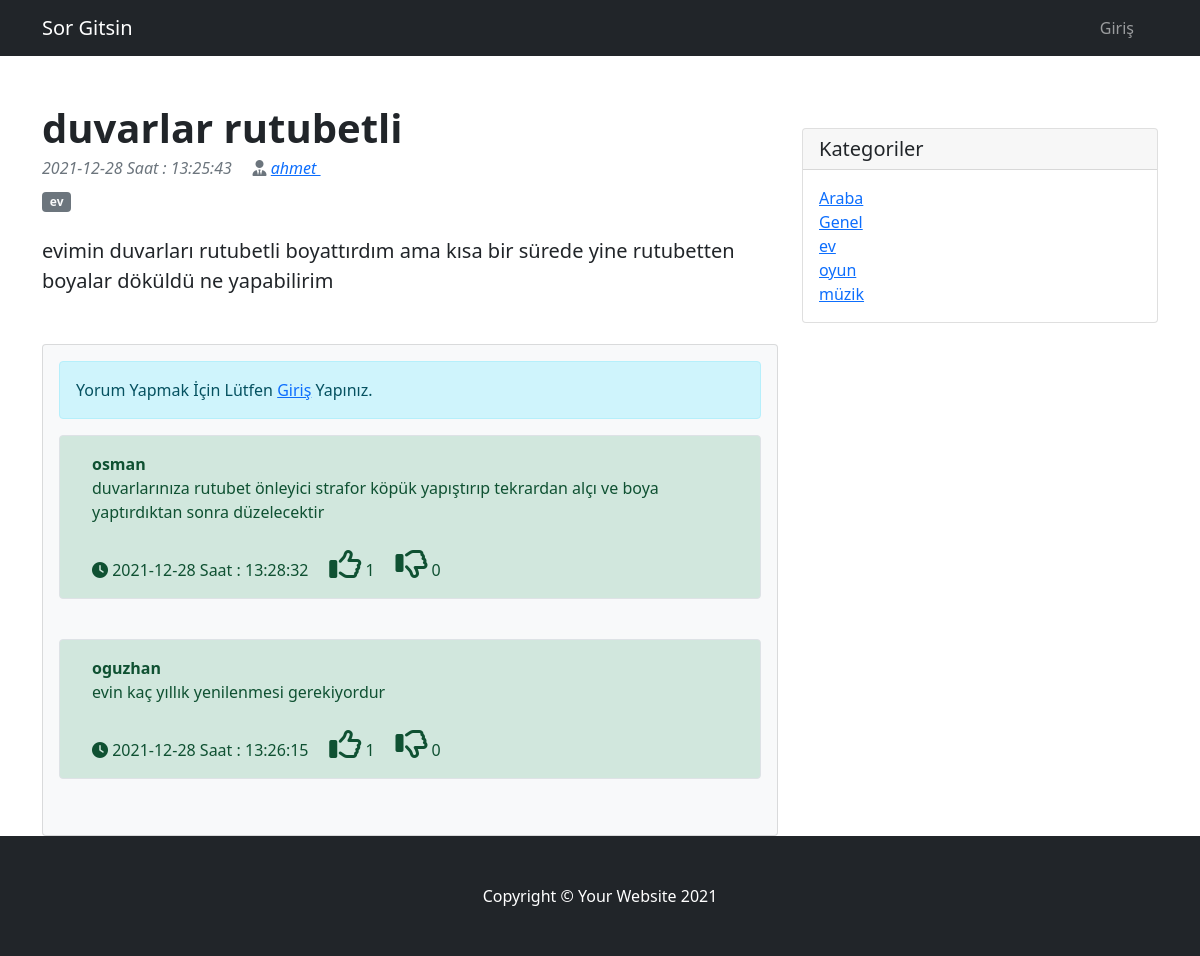
Screenshot of /sorudevamı.php?link=19 with the database file from the repository.
### tables this page shows
CREATE TABLE `sorular` (
  `soru_id` int(11) NOT NULL,
  `soru_baslık` varchar(150) NOT NULL,
  `soru_acıklama` text NOT NULL,
  `soru_ekleyen` int(11) NOT NULL,
  `soru_kategori` varchar(200) NOT NULL,
  `soru_tarih` timestamp NOT NULL DEFAULT current_timestamp()
);

CREATE TABLE `users` (
  `ıd` int(11) NOT NULL,
  `name` varchar(30) NOT NULL,
  `surname` varchar(30) NOT NULL,
  `email` varchar(50) DEFAULT NULL,
  `password` varchar(30) DEFAULT NULL
);

CREATE TABLE `yorumlar` (
  `yorum_id` int(11) NOT NULL,
  `yorum_mesaj` text NOT NULL,
  `yorum_eposta` varchar(200) NOT NULL,
  `yorum_ekleyen` int(11) DEFAULT NULL,
  `yorum_soru_id` int(11) DEFAULT NULL,
  `yorum_tarih` timestamp NOT NULL DEFAULT current_timestamp()
);

### yorum_begeni.php (called while the page is built, shortened)
<?php
require_once("database.php");
if(isset($_SESSION['user'])){
    $user_id=$_SESSION['id'];
    if (isset($_POST['action'])) {
        $yorum_id= $_POST['post_id'];
        $action = $_POST['action'];
        switch ($action) {
            case 'like':
                $query = "insert into yorum_begeniler(yorum_id,user_id,bilgi)
                values ($yorum_id,$user_id,'$action') ON DUPLICATE KEY UPDATE bilgi='like'";
                break;
            case 'dislike':
                $query = "insert into yorum_begeniler(yorum_id,user_id,bilgi)
                values ($yorum_id,$user_id,'$action') ON DUPLICATE KEY UPDATE bilgi='dislike'";
                break;
            case 'unlike':
                $query = "delete from yorum_begeniler where user_id=$user_id and yorum_id=$yorum_id";
                break;
            case 'undislike':
                $query = "delete from yorum_begeniler where user_id=$user_id and yorum_id=$yorum_id";
                break;
            default:
                break;
        }
        $sonuç=$pdo->query($query,PDO::FETCH_ASSOC) ;
        echo getRating($yorum_id);
        exit(0);
    }
}
else{
    $user_id=0;
}
function getLikes($id){
    $pdo = new PDO("mysql:host=localhost;dbname=php", "root", "");
    $query="select count(*) from yorum_begeniler where yorum_id= $id and bilgi='like' ";
    $results=$pdo->query($query)->fetch(PDO::FETCH_BOTH);
    return $results[0];
}
function getDislikes($id){
    $pdo = new PDO("mysql:host=localhost;dbname=php", "root", "");
    $query="select count(*) from yorum_begeniler where yorum_id=$id and bilgi='dislike' ";
    $results=$pdo->query($query)->fetch(PDO::FETCH_BOTH);
    return $results[0];
}
function userLiked($yorum){
    global $user_id;
    global $pdo;
    $query = "select * from yorum_begeniler where user_id=$user_id and yorum_id=$yorum and bilgi='like' ";
    $result=$pdo->query($query,PDO::FETCH_ASSOC);
    if($result->rowCount()>0){
        return true;
    }else{
        return false;
    }
}
function userDisLiked($yorum_id){
    global $user_id;
    global $pdo;
    $query = "select * from yorum_begeniler where user_id=$user_id and yorum_id=$yorum_id and bilgi='dislike' ";
    $result=$pdo->query($query,PDO::FETCH_ASSOC);
    if($result->rowCount()>0){
        return true;
    }else{
        return false;
    }
}
?>

### sorudevamı.php (the view, shortened to what this page needs)
<!DOCTYPE html>
<html lang="en">
    <head>
        <link href="css/postcss.css" rel="stylesheet" />
        <link rel="stylesheet" href="https://cdn.jsdelivr.net/npm/@fortawesome/fontawesome-free@5.15.4/css/fontawesome.min.css">
    </head>
    <body>
    <?php
      require_once("yorum_begeni.php");
    ?>
        <nav class="navbar navbar-expand-lg navbar-dark bg-dark">
            <div class="container">
                <a class="navbar-brand" href="index.php">Sor Gitsin</a>
                <div class="collapse navbar-collapse" id="navbarSupportedContent">
                    <ul class="navbar-nav ms-auto mb-2 mb-lg-0">
                        <li class="nav-item">
                            <a class="nav-link" href="login.php">
                            <?php
                            echo isset($_SESSION['user']) ? $_SESSION['user'] : 'Giriş';
                            ?>
                            </a>
                        </li>
                        <li>
                            <a class="nav-link" href="logout.php">
                            </a>
                        </li>
                    </ul>
                </div>
            </div>
        </nav>
        <div class="container mt-5">
            <div class="row">
                            <?php
                            $lin = $_GET['link'];
                            $query=$pdo->query("select * from sorular inner join users on users.ıd = sorular.soru_ekleyen where soru_id={$lin}",PDO::FETCH_ASSOC);
                            if($query->rowCount()){
                                foreach ($query as $row) {
                                }
                                    ?>
                                    <div class="col-lg-8">
                                        <article>
                                            <header class="mb-4">
                                                <h1 class="fw-bolder mb-1">
                                                    <?php echo $row['soru_baslık']; ?>
                                                </h1>
                                                <div class="text-muted fst-italic mb-2">
                                                <?php
                                                    $zaman=explode(" ",$row['soru_tarih']);
                                                    echo $zaman[0]." Saat : ".$zaman[1] ;
                                                ?>
                                                <i class="fas fa-user-tie"></i>
                                                <a href="#">
                                                    <?php
                                                    echo $row['name']
                                                    ?>
                                                </a>
                                                </div>
                                                <a class="badge bg-secondary text-decoration-none link-light" href="kategori.php?kategori=<?php echo $row['soru_kategori']; ?>"><?php echo $row['soru_kategori']; ?></a>
                                            </header>
                                            <section class="mb-5">
                                                <p class="fs-5 mb-4">
                                                    <?php
                                                    echo $row['soru_acıklama'];
                                                    ?>
                                                </p>
                                            </section>
                                        </article>
                                            <div class="card bg-light">
                                                <div class="card-body">
                                                    <?php
                                                    if(isset($_SESSION['user'])){
                                                        ?>
                                                        <div>
                                                            <form action="" id="yorum" onsubmit="return false" class="mb-4" >
                                                                <div><h5>Yorum Yaz</h5></div>
                                                                <div>
                                                                <input type="hidden" name="isim" value="<?php echo $_SESSION['id']; ?>">
                                                                <input type="hidden" name="eposta" value="<?php echo $_SESSION['eposta']; ?>">
                                                                <input type="hidden" name="soru_id" value="<?php echo $row['soru_id']; ?>">
                                                                <textarea id="yorumyaztext" class="form-control" name="mesaj" rows="3" placeholder="Yorumunuzu Yazınız"></textarea>
                                                                <br><button type="submit" name="yorum_yaz" onclick="yorum()" class="btn btn-primary">Gönder</button>
                                                                </div>
                                                            </form>
                                                        </div>
                                                        <div id="sonuc"></div>
                                                        <?php
                                                    }
                                                    else{
                                                        ?>
                                                        <div class="alert alert-info">Yorum Yapmak İçin Lütfen <a href="login.php">Giriş</a> Yapınız.</h4></div>
                                                    <?php
                                                    }
                                                    ?>
                                                    <?php
                                                    $yorumsorgusu=$pdo->query("select * from yorumlar inner join users on users.ıd=yorumlar.yorum_ekleyen where yorum_soru_id={$row['soru_id']} order by yorum_id desc",PDO::FETCH_ASSOC);
                                                    if($yorumsorgusu->rowCount()){
                                                        foreach($yorumsorgusu as $yor){
                                                            ?>
                                                            <div class="d-flex border alert alert-success">
                                                                    <div class="ms-3">
                                                                    <div class="fw-bold"><?php echo $yor['name']; ?></div>
                                                                    <?php echo $yor['yorum_mesaj']; ?>
                                                                    <div class="tarih"> <br>
                                                                    <i class="fas fa-clock" ></i>
                                                                    <?php
                                                                        $zaman=explode(" ",$yor['yorum_tarih']);
                                                                        echo $zaman[0]." Saat : ".$zaman[1] ;
                                                                    ?>
                                                                    <i
                                                                        <?php if(userLiked($yor['yorum_id'])):   ?>
                                                                        class="fa fa-thumbs-up fa-2x like-btn"
                                                                        <?php else: ?>
                                                                        class="fa fa-thumbs-o-up fa-2x like-btn"
                                                                        <?php endif ?>
                                                                        data-id="<?php echo $yor['yorum_id']; ?> "  ></i>
                                                                        <span class="like" ><?php echo  getLikes($yor['yorum_id'])?></span>
                                                                        <i <?php if(userDisLiked($yor['yorum_id'])): ?>
                                                                        class="fa fa-thumbs-down fa-2x dislike-btn"
                                                                        <?php else : ?>
                                                                        class="fa fa-thumbs-o-down fa-2x dislike-btn"
                                                                        <?php endif ?>
                                                                        data-id="<?php echo $yor['yorum_id']; ?>"></i>
                                                                        <span class="dislikes"><?php echo getDislikes($yor['yorum_id']);?></span>
                                                                    </div>
                                                                </div>
                                                            </div>
                                                            <br>
                                                            <?php
                                                        }
                                                    }else{
                                                        echo '<div class="alert alert-danger">Yorum eklenmemiş</div>';
                                                    }
                                                    ?>
                                                </div>
                                            </div>
                                    </div>
                                    <?php
                            }
                            ?>
                <div class="col-lg-4">
                    <div class="card my-4">
                        <h5 class="card-header">Kategoriler</h5>
                    <div class="card-body">
              <div class="row">
                <div class="col-lg-6">
                  <ul class="list-unstyled mb-0">
          <?php
            $sorgu=$pdo->query("select distinct soru_kategori from sorular");
            if($sorgu->rowcount()){
              foreach ($sorgu as $item) {
                ?>
                  <li>
                      <a href="kategori.php?kategori=<?php echo $item['soru_kategori']; ?> "><?php echo $item['soru_kategori']; ?></a>
                  </li>
                <?php
              }
            }
          ?>
            </div>
            </div>
            </div>
          </div>
                </div>
            </div>
        </div>
        <footer class="py-5 bg-dark">
            <div class="container"><p class="m-0 text-center text-white">Copyright &copy; Your Website 2021</p></div>
        </footer>
    </body>
</html>

### rows the page displays
sorular: soru_baslık "duvarlar rutubetli", soru_tarih "2021-12-28", soru_tarih "13:25:43", users.name "ahmet", soru_kategori "ev", soru_acıklama "evimin duvarları rutubetli boyattırdım ama kısa bir sürede yine rutubetten boyalar döküldü ne yapabilirim"
yorumlar: users.name "osman", yorum_mesaj "duvarlarınıza rutubet önleyici strafor köpük yapıştırıp tekrardan alçı ve boya yaptırdıktan sonra düzelecektir", yorum_tarih "2021-12-28", yorum_tarih "13:28:32", yorum_id "1", yorum_id "0"
yorumlar: users.name "oguzhan", yorum_mesaj "evin kaç yıllık yenilenmesi gerekiyordur", yorum_tarih "2021-12-28", yorum_tarih "13:26:15", yorum_id "1", yorum_id "0"

### other values shown
$item['soru_kategori'] "Araba"
$item['soru_kategori'] "Genel"
$item['soru_kategori'] "ev"
$item['soru_kategori'] "oyun"
$item['soru_kategori'] "müzik"
